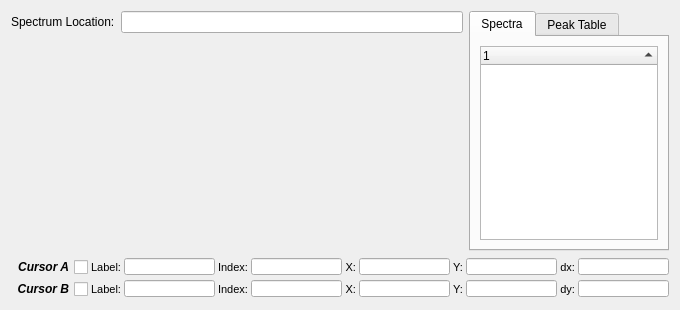
      <widget class="QWidget" name="plotTab" >
       <attribute name="title" >
        <string>Plot</string>
       </attribute>
       <layout class="QGridLayout" name="gridLayout_3" >
        <item row="0" column="0" >
         <layout class="QHBoxLayout" name="horizontalLayout" >
          <item>
           <layout class="QVBoxLayout" >
            <item>
             <layout class="QHBoxLayout" >
              <item>
               <widget class="QLabel" name="label_2" >
                <property name="text" >
                 <string>Spectrum Location:</string>
                </property>
               </widget>
              </item>
              <item>
               <widget class="QLineEdit" name="specNameEdit" >
                <property name="readOnly" >
                 <bool>true</bool>
                </property>
               </widget>
              </item>
             </layout>
            </item>
            <item>
             <widget class="MPL_Widget" native="1" name="plotWidget" />
            </item>
           </layout>
          </item>
          <item>
           <widget class="QTabWidget" name="tabWidget_2" >
            <property name="sizePolicy" >
             <sizepolicy vsizetype="Expanding" hsizetype="Minimum" >
              <horstretch>0</horstretch>
              <verstretch>0</verstretch>
             </sizepolicy>
            </property>
            <property name="maximumSize" >
             <size>
              <width>200</width>
              <height>16777215</height>
             </size>
            </property>
            <property name="currentIndex" >
             <number>0</number>
            </property>
            <widget class="QWidget" name="tab_4" >
             <attribute name="title" >
              <string>Spectra</string>
             </attribute>
             <layout class="QGridLayout" name="gridLayout_2" >
              <item row="0" column="0" >
               <widget class="QTreeWidget" name="groupTreeWidget" >
                <property name="maximumSize" >
                 <size>
                  <width>200</width>
                  <height>16777215</height>
                 </size>
                </property>
                <property name="selectionMode" >
                 <enum>QAbstractItemView::ExtendedSelection</enum>
                </property>
                <property name="sortingEnabled" >
                 <bool>true</bool>
                </property>
                <property name="headerHidden" >
                 <bool>false</bool>
                </property>
                <property name="columnCount" >
                 <number>1</number>
                </property>
                <column>
                 <property name="text" >
                  <string>1</string>
                 </property>
                </column>
               </widget>
              </item>
             </layout>
            </widget>
            <widget class="QWidget" name="tab_5" >
             <attribute name="title" >
              <string>Peak Table</string>
             </attribute>
             <layout class="QGridLayout" name="gridLayout" >
              <item row="0" column="0" >
               <widget class="CustomTable" name="tabPeakTable" />
              </item>
             </layout>
            </widget>
           </widget>
          </item>
         </layout>
        </item>
        <item row="1" column="0" >
         <layout class="QGridLayout" >
          <property name="horizontalSpacing" >
           <number>3</number>
          </property>
          <property name="verticalSpacing" >
           <number>2</number>
          </property>
          <item row="0" column="3" >
           <widget class="QLineEdit" name="cALabelLE" >
            <property name="maximumSize" >
             <size>
              <width>16777215</width>
              <height>17</height>
             </size>
            </property>
            <property name="font" >
             <font>
              <pointsize>7</pointsize>
             </font>
            </property>
            <property name="readOnly" >
             <bool>true</bool>
            </property>
           </widget>
          </item>
          <item row="0" column="5" >
           <widget class="QLineEdit" name="cAIndexLE" >
            <property name="maximumSize" >
             <size>
              <width>16777215</width>
              <height>17</height>
             </size>
            </property>
            <property name="font" >
             <font>
              <pointsize>7</pointsize>
             </font>
            </property>
            <property name="text" >
             <string/>
            </property>
            <property name="readOnly" >
             <bool>true</bool>
            </property>
           </widget>
          </item>
          <item row="0" column="7" >
           <widget class="QLineEdit" name="cA_XLE" >
            <property name="maximumSize" >
             <size>
              <width>16777215</width>
              <height>17</height>
             </size>
            </property>
            <property name="font" >
             <font>
              <pointsize>7</pointsize>
             </font>
            </property>
            <property name="readOnly" >
             <bool>true</bool>
            </property>
           </widget>
          </item>
          <item row="0" column="9" >
           <widget class="QLineEdit" name="cA_YLE" >
            <property name="maximumSize" >
             <size>
              <width>16777215</width>
              <height>17</height>
             </size>
            </property>
            <property name="font" >
             <font>
              <pointsize>7</pointsize>
             </font>
            </property>
            <property name="readOnly" >
             <bool>true</bool>
            </property>
           </widget>
          </item>
          <item row="1" column="3" >
           <widget class="QLineEdit" name="cBLabelLE" >
            <property name="maximumSize" >
             <size>
              <width>16777215</width>
              <height>17</height>
             </size>
            </property>
            <property name="font" >
             <font>
              <pointsize>7</pointsize>
             </font>
            </property>
            <property name="readOnly" >
             <bool>true</bool>
            </property>
           </widget>
          </item>
          <item row="1" column="5" >
           <widget class="QLineEdit" name="cBIndexLE" >
            <property name="maximumSize" >
             <size>
              <width>16777215</width>
              <height>17</height>
             </size>
            </property>
            <property name="font" >
             <font>
              <pointsize>7</pointsize>
             </font>
            </property>
            <property name="readOnly" >
             <bool>true</bool>
            </property>
           </widget>
          </item>
          <item row="1" column="7" >
           <widget class="QLineEdit" name="cB_XLE" >
            <property name="maximumSize" >
             <size>
              <width>16777215</width>
              <height>17</height>
             </size>
            </property>
            <property name="font" >
             <font>
              <pointsize>7</pointsize>
             </font>
            </property>
            <property name="readOnly" >
             <bool>true</bool>
            </property>
           </widget>
          </item>
          <item row="1" column="9" >
           <widget class="QLineEdit" name="cB_YLE" >
            <property name="maximumSize" >
             <size>
              <width>16777215</width>
              <height>17</height>
             </size>
            </property>
            <property name="font" >
             <font>
              <pointsize>7</pointsize>
             </font>
            </property>
            <property name="readOnly" >
             <bool>true</bool>
            </property>
           </widget>
          </item>
          <item row="0" column="2" >
           <widget class="QLabel" name="label_3" >
            <property name="font" >
             <font>
              <pointsize>8</pointsize>
             </font>
            </property>
            <property name="text" >
             <string>Label:</string>
            </property>
            <property name="alignment" >
             <set>Qt::AlignRight|Qt::AlignTrailing|Qt::AlignVCenter</set>
            </property>
           </widget>
          </item>
          <item row="1" column="2" >
           <widget class="QLabel" name="label_4" >
            <property name="font" >
             <font>
              <pointsize>8</pointsize>
             </font>
            </property>
            <property name="text" >
             <string>Label:</string>
            </property>
            <property name="alignment" >
             <set>Qt::AlignRight|Qt::AlignTrailing|Qt::AlignVCenter</set>
            </property>
           </widget>
          </item>
          <item row="0" column="4" >
           <widget class="QLabel" name="label_5" >
            <property name="font" >
             <font>
              <pointsize>8</pointsize>
             </font>
            </property>
            <property name="text" >
             <string>Index:</string>
            </property>
            <property name="alignment" >
             <set>Qt::AlignRight|Qt::AlignTrailing|Qt::AlignVCenter</set>
            </property>
           </widget>
          </item>
          <item row="0" column="6" >
           <widget class="QLabel" name="label_6" >
            <property name="font" >
             <font>
              <pointsize>8</pointsize>
             </font>
            </property>
            <property name="text" >
             <string>X:</string>
            </property>
            <property name="alignment" >
             <set>Qt::AlignRight|Qt::AlignTrailing|Qt::AlignVCenter</set>
            </property>
           </widget>
          </item>
          <item row="0" column="8" >
           <widget class="QLabel" name="label_7" >
            <property name="font" >
             <font>
              <pointsize>8</pointsize>
             </font>
            </property>
            <property name="text" >
             <string>Y:</string>
            </property>
            <property name="alignment" >
             <set>Qt::AlignRight|Qt::AlignTrailing|Qt::AlignVCenter</set>
            </property>
           </widget>
          </item>
          <item row="1" column="4" >
           <widget class="QLabel" name="label_8" >
            <property name="font" >
             <font>
              <pointsize>8</pointsize>
             </font>
            </property>
            <property name="text" >
             <string>Index:</string>
            </property>
            <property name="alignment" >
             <set>Qt::AlignRight|Qt::AlignTrailing|Qt::AlignVCenter</set>
            </property>
           </widget>
          </item>
          <item row="1" column="6" >
           <widget class="QLabel" name="label_9" >
            <property name="font" >
             <font>
              <pointsize>8</pointsize>
             </font>
            </property>
            <property name="text" >
             <string>X:</string>
            </property>
            <property name="alignment" >
             <set>Qt::AlignRight|Qt::AlignTrailing|Qt::AlignVCenter</set>
            </property>
           </widget>
          </item>
          <item row="1" column="8" >
           <widget class="QLabel" name="label_10" >
            <property name="font" >
             <font>
              <pointsize>8</pointsize>
             </font>
            </property>
            <property name="text" >
             <string>Y:</string>
            </property>
            <property name="alignment" >
             <set>Qt::AlignRight|Qt::AlignTrailing|Qt::AlignVCenter</set>
            </property>
           </widget>
          </item>
          <item row="0" column="10" >
           <widget class="QLabel" name="label_11" >
            <property name="font" >
             <font>
              <pointsize>8</pointsize>
             </font>
            </property>
            <property name="text" >
             <string>dx:</string>
            </property>
            <property name="alignment" >
             <set>Qt::AlignRight|Qt::AlignTrailing|Qt::AlignVCenter</set>
            </property>
           </widget>
          </item>
          <item row="1" column="10" >
           <widget class="QLabel" name="label_12" >
            <property name="font" >
             <font>
              <pointsize>8</pointsize>
             </font>
            </property>
            <property name="text" >
             <string>dy:</string>
            </property>
            <property name="alignment" >
             <set>Qt::AlignRight|Qt::AlignTrailing|Qt::AlignVCenter</set>
            </property>
           </widget>
          </item>
          <item row="0" column="11" >
           <widget class="QLineEdit" name="dxLE" >
            <property name="maximumSize" >
             <size>
              <width>16777215</width>
              <height>17</height>
             </size>
            </property>
            <property name="font" >
             <font>
              <pointsize>7</pointsize>
             </font>
            </property>
            <property name="readOnly" >
             <bool>true</bool>
            </property>
           </widget>
          </item>
          <item row="1" column="11" >
           <widget class="QLineEdit" name="dyLE" >
            <property name="maximumSize" >
             <size>
              <width>16777215</width>
              <height>17</height>
             </size>
            </property>
            <property name="font" >
             <font>
              <pointsize>7</pointsize>
             </font>
            </property>
            <property name="readOnly" >
             <bool>true</bool>
            </property>
           </widget>
          </item>
          <item row="0" column="0" >
           <widget class="QCheckBox" name="cursACB" >
            <property name="font" >
             <font>
              <family>Arial</family>
              <pointsize>9</pointsize>
              <weight>75</weight>
              <italic>true</italic>
              <bold>true</bold>
             </font>
            </property>
            <property name="layoutDirection" >
             <enum>Qt::RightToLeft</enum>
            </property>
            <property name="text" >
             <string>Cursor A</string>
            </property>
           </widget>
          </item>
          <item row="1" column="0" >
           <widget class="QCheckBox" name="cursBCB" >
            <property name="font" >
             <font>
              <family>Arial</family>
              <pointsize>9</pointsize>
              <weight>75</weight>
              <italic>true</italic>
              <bold>true</bold>
             </font>
            </property>
            <property name="layoutDirection" >
             <enum>Qt::RightToLeft</enum>
            </property>
            <property name="text" >
             <string>Cursor B</string>
            </property>
           </widget>
          </item>
         </layout>
        </item>
       </layout>
      </widget>
